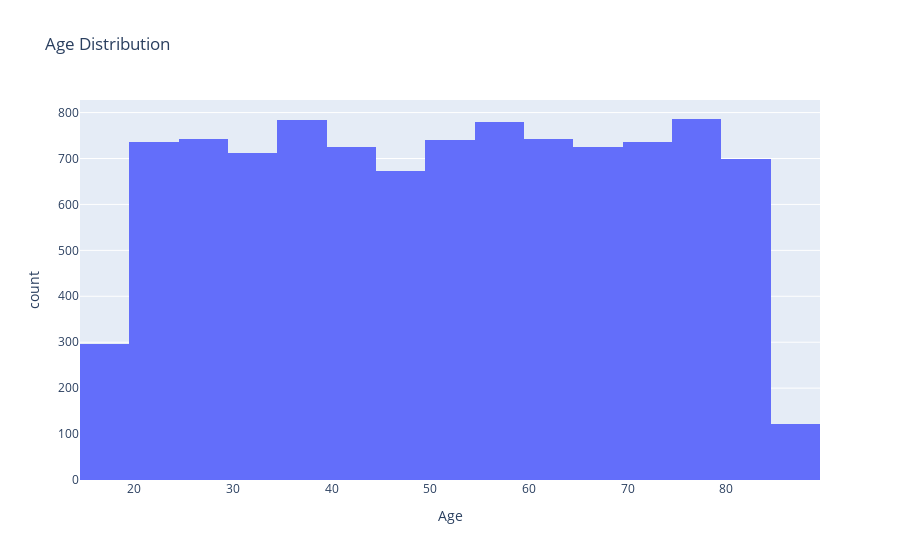

The cell this chart's notebook holds for it:
### Markdown cell above
Univariate Analysis

### Code cell
# Plot histogram for the 'Age' column
fig = px.histogram(data, x='Age', title='Age Distribution', nbins=30)
fig.show()

### Figure 1 — Plotly figure (JSON) as saved in the notebook; plotly's stock layout.template omitted (floating-point values rounded to 4 significant figures; data arrays with more than 128 entries replaced by an {"elided": "..."} marker saying what was removed)
{"data": [{"bingroup": "x", "hovertemplate": "Age=%{x}<br>count=%{y}<extra></extra>", "legendgroup": "", "marker": {"color": "#636efa", "pattern": {"shape": ""}}, "name": "", "nbinsx": 30, "orientation": "v", "showlegend": false, "type": "histogram", "x": {"elided": "10000 int values"}, "xaxis": "x", "yaxis": "y"}], "layout": {"barmode": "relative", "legend": {"tracegroupgap": 0}, "title": {"text": "Age Distribution"}, "xaxis": {"anchor": "y", "domain": [0, 1], "title": {"text": "Age"}}, "yaxis": {"anchor": "x", "domain": [0, 1], "title": {"text": "count"}}}}
